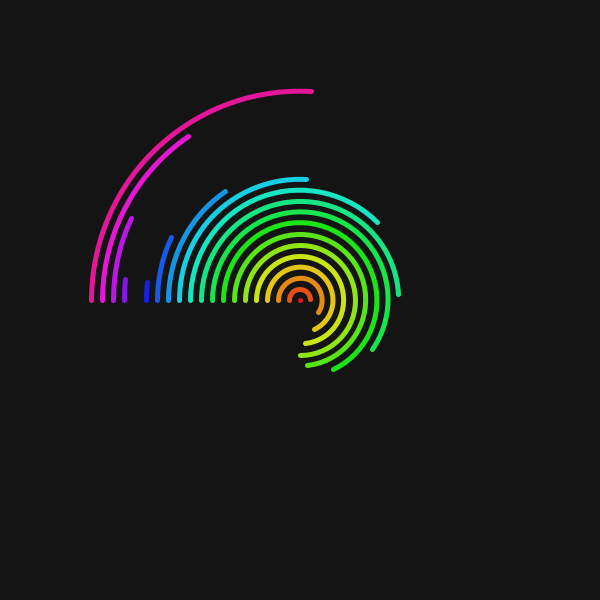
Frame 1 (no input)
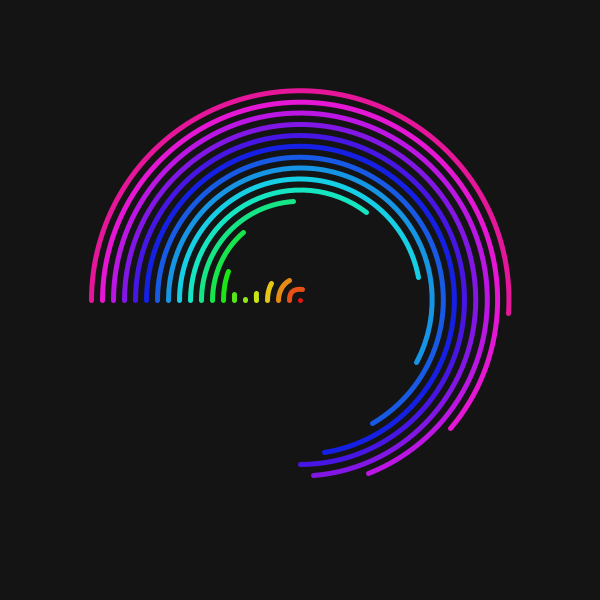
Frame 60 (the mouse pressed at the canvas centre just before this capture)
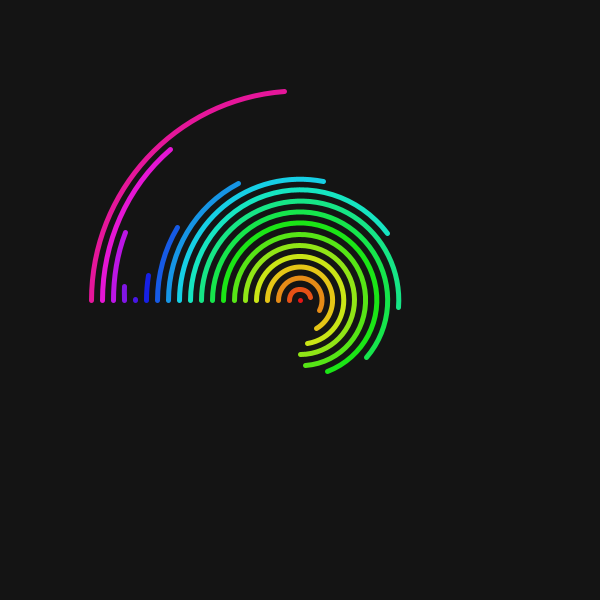
Frame 120 (the mouse held since frame 60 and released just before this capture)

The Processing sketch that drew these frames (run headless with seeded random() and noise(); from frame 60 on, the mouse is pressed at the canvas centre):

// Processing sketch: processing_152172
// ── processing_152172.pde

int num =20;
float step, sz, offSet, theta, angle;

void setup() {
  size(600, 600);
  strokeWeight(5);
  step = 22;
}

void draw() {
  background(20);
  translate(width/2, height*.5);
  angle=0;
  colorMode(HSB,255,100,100);
  for (int i=0; i<num; i++) {
    stroke(255/num*i,90,90);
    noFill();
    sz = i*step;
    float offSet = TWO_PI/num*i;
    float arcEnd = map(sin(theta+offSet),-1,1, PI, TWO_PI+PI/2);
    arc(0, 0, sz, sz, PI, arcEnd);
  }
  colorMode(RGB);
  resetMatrix();
  theta += .0523;  
}
